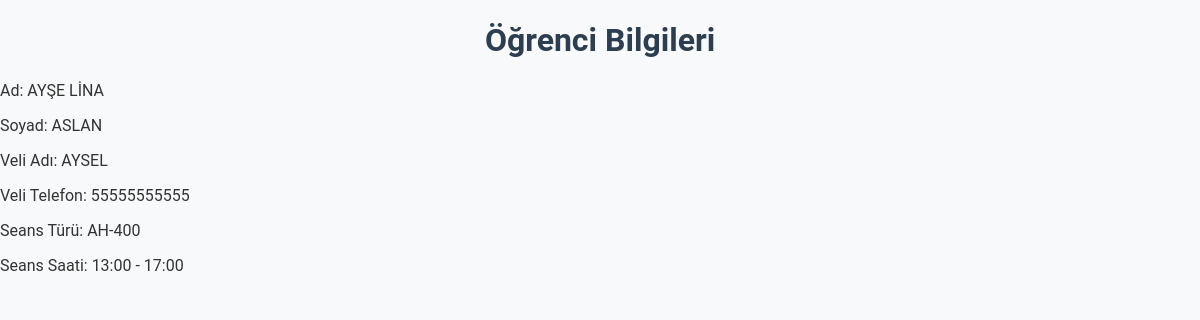
Page /student_form/21 on the committed database.
### tables this page shows
CREATE TABLE "students" (
id INTEGER PRIMARY KEY AUTOINCREMENT,
ad TEXT NOT NULL,
soyad TEXT NOT NULL,
tc TEXT NOT NULL,
dogum_tarihi TEXT,
kayit_tarihi TEXT DEFAULT CURRENT_DATE,
veli_adi TEXT,
veli_telefon TEXT,
seans_turu TEXT,
seans_fiyat REAL,
seans_saati TEXT,
odenen_miktar REAL DEFAULT 0,
kalan_miktar REAL DEFAULT 0,
created_at TIMESTAMP DEFAULT CURRENT_TIMESTAMP,
odeme_turu TEXT
, seans_gunleri TEXT DEFAULT '', devamsizlik INTEGER DEFAULT 0, kalan_seans INT, seans_sayisi INTEGER);

### app.py (the view)
@app.route('/student_form/<int:student_id>')
def student_form(student_id):
    conn = get_db_connection()
    cursor = conn.cursor()
    cursor.execute("SELECT * FROM students WHERE id = ?", (student_id,))
    student = cursor.fetchone()
    if not student:
        return f"Hata: ID {student_id} ile öğrenci bulunamadı!", 404
    student = dict_from_row(student)  # ✅ SQL Row'u Dictionary formatına çeviriyoruz
    conn.close()
    return render_template("student_form.html", student=student)

### app.py (called while the page is built)
def get_db_connection():
    conn = sqlite3.connect(DB_PATH)
    conn.row_factory = sqlite3.Row  # Sözlük formatında sonuç döndür
    return conn

def dict_from_row(row):
    return dict(zip(row.keys(), row))

### templates/student_form.html (shortened to what this page needs)
<!DOCTYPE html>
<html lang="tr">
<head>
    <link rel="stylesheet" href="{{ url_for('static', filename='style.css') }}">
</head>
<body>
    <h1>Öğrenci Bilgileri</h1>
    <p>Ad: {{ student.ad }}</p>
    <p>Soyad: {{ student.soyad }}</p>
    <p>Veli Adı: {{ student.veli_adi }}</p>
    <p>Veli Telefon: {{ student.veli_telefon }}</p>
    <p>Seans Türü: {{ student.seans_turu }}</p>
    <p>Seans Saati: {{ student.seans_saati }}</p>
</body>
</html>

### static/style.css (style rules this page uses)
body { font-family: 'Roboto', sans-serif; background-color: #f8f9fa; margin: 0; padding: 0; color: #333; max-width: 100%; }
h1, h2, h3 { text-align: center; color: #2C3E50; }

### rows in the picture
students: ad "AYŞE LİNA", soyad "ASLAN", veli_adi "AYSEL", veli_telefon "55555555555", seans_turu "AH-400", seans_saati "13:00 - 17:00"
